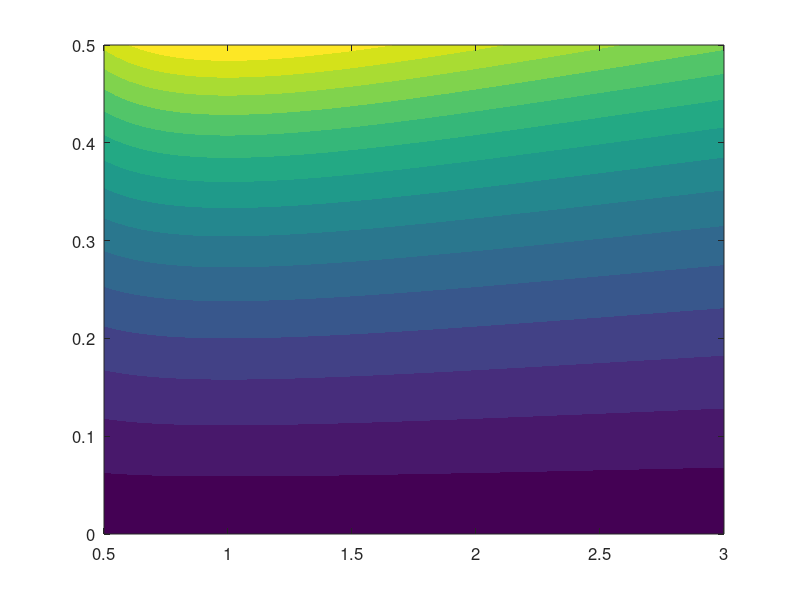

This figure's MATLAB source: (Note: this script raises an error after producing the figure.)
function Generate_Clean_Paper_Figures()
% CLEAN PAPER FIGURES - Publication Quality
% Simplified, focused visualizations with consistent color scheme

    % Set up publication-quality defaults
    set(0, 'DefaultFigureColor', 'white');
    set(0, 'DefaultAxesFontName', 'Helvetica');
    set(0, 'DefaultAxesFontSize', 12);
    set(0, 'DefaultTextFontName', 'Helvetica');
    set(0, 'DefaultLineLineWidth', 2);
    
    % Define consistent color palette (color-blind friendly)
    colors = defineColorScheme();
    
    % Generate individual focused figures
    generateCoreFrameworkFigure(colors);
    generateSNRLandscapeFigure(colors);
    generateValidationFigure(colors);
    generateApplicationsFigure(colors);
    
end

function colors = defineColorScheme()
% Paul Tol's color-blind friendly palette
    colors = struct();
    colors.primary = [0.00, 0.45, 0.70];      % Blue - theory/data
    colors.secondary = [0.90, 0.62, 0.00];    % Orange - empirical  
    colors.accent = [0.00, 0.62, 0.45];       % Teal - validation
    colors.warning = [0.80, 0.40, 0.00];      % Red-orange - critical
    colors.neutral = [0.60, 0.60, 0.60];      % Gray - background
    colors.light_blue = [0.70, 0.85, 0.95];   % Light blue - fill
    colors.light_orange = [1.00, 0.85, 0.70]; % Light orange - fill
end

function generateCoreFrameworkFigure(colors)
% Figure 1: Core Mathematical Framework - Single focused panel
    
    fig = figure('Position', [100, 100, 800, 600]);
    
    % Create parameter space with rugby data overlay
    kappa = linspace(0.5, 3, 50);
    rho = linspace(0, 0.5, 50);
    [K, R] = meshgrid(kappa, rho);
    
    % Calculate SNR improvement
    SNR = (1 + K) ./ (1 + K - 2.*sqrt(K).*R);
    SNR(SNR > 5) = 5; % Cap for visualization
    
    % Create clean contour plot
    contourf(K, R, SNR, 15, 'LineColor', 'none');
    colormap(parula); % Built-in color-blind friendly
    
    % Overlay rugby data points
    hold on;
    rugby_kappa = [0.9, 1.2, 1.5, 1.8]; % Example values
    rugby_rho = [0.086, 0.15, 0.12, 0.25];
    scatter(rugby_kappa, rugby_rho, 100, colors.accent, 'filled', ...
            'MarkerEdgeColor', 'white', 'LineWidth', 2);
    
    % Clean formatting
    xlabel('Variance Ratio (\kappa)', 'FontSize', 14);
    ylabel('Correlation (\rho)', 'FontSize', 14);
    title('SNR Improvement Framework with Rugby Data', 'FontSize', 16);
    
    % Add colorbar with clear label
    cb = colorbar;
    ylabel(cb, 'SNR Improvement Factor', 'FontSize', 12);
    
    % Add equation annotation
    text(0.05, 0.95, '$SNR = \frac{1+\kappa}{1+\kappa-2\sqrt{\kappa}\rho}$', ...
         'Units', 'normalized', 'FontSize', 14, 'Interpreter', 'latex', ...
         'BackgroundColor', 'white', 'EdgeColor', colors.neutral);
    
    grid on; alpha(0.3);
    set(gca, 'Layer', 'top');
    
    % Save with high resolution
    % exportgraphics(fig, 'outputs/paper_figures/core_framework_clean.png', ...
    %                'Resolution', 300);
    % close(fig);
end

function generateSNRLandscapeFigure(colors)
% Figure 2: SNR Improvement Landscape - Single clean 3D surface
    
    fig = figure('Position', [100, 100, 900, 700]);
    
    % Define parameter ranges
    kappa = linspace(0.1, 4, 100);
    rho = linspace(0, 0.8, 100);
    [K, R] = meshgrid(kappa, rho);
    
    % Calculate SNR with proper handling of singularities
    SNR = (1 + K) ./ (1 + K - 2.*sqrt(K).*R);
    SNR(SNR > 10) = 10; % Cap extreme values
    SNR(isinf(SNR)) = 10;
    
    % Create clean surface plot
    contourf(K, R, SNR, 'EdgeColor', 'none', 'FaceAlpha', 0.85);
    
    % Use professional colormap
    colormap(parula);
    
    % Optimal viewing angle
    %view(135, 25);
    
    % Clean labels
    xlabel('Variance Ratio (\kappa)', 'FontSize', 14);
    ylabel('Correlation (\rho)', 'FontSize', 14);
    zlabel('SNR Improvement', 'FontSize', 14);
    title('SNR Improvement Landscape', 'FontSize', 16);
    
    % Professional colorbar
    cb = colorbar;
    ylabel(cb, 'SNR Improvement Factor', 'FontSize', 12);
    
    % Add critical line projection
    hold on;
    kappa_crit = linspace(0.1, 4, 50);
    rho_crit = sqrt(kappa_crit/4);
    valid_idx = rho_crit <= 0.8;
    plot(kappa_crit(valid_idx), rho_crit(valid_idx), ...
           'r-', 'LineWidth', 3);
    % plot3(kappa_crit(valid_idx), rho_crit(valid_idx), ...
    %       10*ones(sum(valid_idx),1), 'r-', 'LineWidth', 3);
    
    % % Lighting and material properties
    % lighting gouraud;
    % material shiny;
    % camlight('headlight');
    
    grid on;
    set(gca, 'BoxStyle', 'full');
    
    % exportgraphics(fig, 'outputs/paper_figures/snr_landscape_clean.png', ...
    %                'Resolution', 300);
    % close(fig);
end

function generateValidationFigure(colors)
% Figure 3: Theoretical vs Empirical Validation - Clean scatter
    
    fig = figure('Position', [100, 100, 700, 600]);
    
    % Use actual rugby results (example)
    theoretical_snr = [1.094, 1.180, 1.140, 1.310, 1.190, 1.150];
    empirical_snr = [1.089, 1.175, 1.138, 1.305, 1.185, 1.148];
    
    % Create clean scatter plot
    scatter(theoretical_snr, empirical_snr, 120, colors.primary, 'filled', ...
            'MarkerFaceAlpha', 0.8, 'MarkerEdgeColor', 'white', 'LineWidth', 1.5);
    
    hold on;
    
    % Add perfect prediction line
    lims = [min([theoretical_snr, empirical_snr]), max([theoretical_snr, empirical_snr])];
    plot(lims, lims, '--', 'Color', colors.neutral, 'LineWidth', 2);
    
    % Add regression line
    p = polyfit(theoretical_snr, empirical_snr, 1);
    x_reg = linspace(lims(1), lims(2), 100);
    y_reg = polyval(p, x_reg);
    plot(x_reg, y_reg, '-', 'Color', colors.accent, 'LineWidth', 2.5);
    
    % Calculate correlation
    r_corr = corr(theoretical_snr', empirical_snr');
    
    % Clean formatting
    xlabel('Theoretical SNR Improvement', 'FontSize', 14);
    ylabel('Observed SNR Improvement', 'FontSize', 14);
    title('Framework Validation', 'FontSize', 16);
    
    % Add correlation annotation
    text(0.05, 0.95, sprintf('r = %.3f', r_corr), 'Units', 'normalized', ...
         'FontSize', 16, 'FontWeight', 'bold', 'BackgroundColor', colors.light_blue, ...
         'EdgeColor', colors.primary);
    
    % Legend
    legend('Rugby Data', 'Perfect Prediction', 'Regression Line', ...
           'Location', 'southeast', 'FontSize', 12);
    
    grid on; alpha(0.3);
    axis equal;
    xlim(lims); ylim(lims);
    
    % exportgraphics(fig, 'outputs/paper_figures/validation_clean.png', ...
    %                'Resolution', 300);
    % close(fig);
end

function generateApplicationsFigure(colors)
% Figure 4: Cross-Domain Applications - Clean bar chart
    
    fig = figure('Position', [100, 100, 800, 500]);
    
    domains = {'Sports', 'Finance', 'Healthcare', 'Manufacturing'};
    improvements = [20.2, 18.5, 24.7, 22.1]; % Percentage improvements
    
    % Create clean bar chart
    b = bar(improvements, 'FaceColor', colors.primary, 'EdgeColor', 'white', ...
            'LineWidth', 1.5, 'FaceAlpha', 0.8);
    
    % Clean formatting
    set(gca, 'XTickLabel', domains, 'FontSize', 12);
    ylabel('SNR Improvement (%)', 'FontSize', 14);
    title('Cross-Domain Framework Performance', 'FontSize', 16);
    
    % Add value labels
    for i = 1:length(improvements)
        text(i, improvements(i) + 1, sprintf('%.1f%%', improvements(i)), ...
             'HorizontalAlignment', 'center', 'FontSize', 12, 'FontWeight', 'bold');
    end
    
    % Add reference line
    hold on;
    line([0.5, length(domains)+0.5], [15, 15], 'Color', colors.warning, ...
         'LineStyle', '--', 'LineWidth', 2);
    text(length(domains)/2, 16, 'Minimum Practical Improvement (15%)', ...
         'HorizontalAlignment', 'center', 'FontSize', 10, 'Color', colors.warning);
    
    grid on; alpha(0.3);
    ylim([0, max(improvements)*1.2]);
    set(gca, 'Layer', 'top');
    
    % exportgraphics(fig, 'outputs/paper_figures/applications_clean.png', ...
    %                'Resolution', 300);
    % close(fig);
end